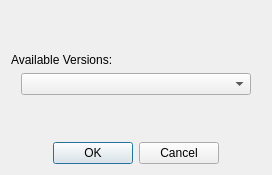
<?xml version="1.0" encoding="UTF-8"?>
<ui version="4.0">
 <class>VersionDialog</class>
 <widget class="QDialog" name="VersionDialog">
  <property name="windowModality">
   <enum>Qt::NonModal</enum>
  </property>
  <property name="enabled">
   <bool>true</bool>
  </property>
  <property name="geometry">
   <rect>
    <x>0</x>
    <y>0</y>
    <width>272</width>
    <height>175</height>
   </rect>
  </property>
  <property name="windowTitle">
   <string>Select PeakInvestigator version...</string>
  </property>
  <layout class="QGridLayout" name="gridLayout">
   <item row="4" column="0">
    <layout class="QHBoxLayout" name="horizontalLayout">
     <item>
      <spacer name="horizontalSpacer_left">
       <property name="orientation">
        <enum>Qt::Horizontal</enum>
       </property>
       <property name="sizeType">
        <enum>QSizePolicy::Minimum</enum>
       </property>
       <property name="sizeHint" stdset="0">
        <size>
         <width>10</width>
         <height>20</height>
        </size>
       </property>
      </spacer>
     </item>
     <item>
      <widget class="QComboBox" name="comboBox">
       <property name="enabled">
        <bool>true</bool>
       </property>
      </widget>
     </item>
     <item>
      <spacer name="horizontalSpacer_right">
       <property name="orientation">
        <enum>Qt::Horizontal</enum>
       </property>
       <property name="sizeType">
        <enum>QSizePolicy::Minimum</enum>
       </property>
       <property name="sizeHint" stdset="0">
        <size>
         <width>10</width>
         <height>20</height>
        </size>
       </property>
      </spacer>
     </item>
    </layout>
   </item>
   <item row="6" column="0">
    <widget class="QDialogButtonBox" name="buttonBox">
     <property name="enabled">
      <bool>true</bool>
     </property>
     <property name="orientation">
      <enum>Qt::Horizontal</enum>
     </property>
     <property name="standardButtons">
      <set>QDialogButtonBox::Cancel|QDialogButtonBox::Ok</set>
     </property>
     <property name="centerButtons">
      <bool>true</bool>
     </property>
    </widget>
   </item>
   <item row="2" column="0">
    <layout class="QHBoxLayout" name="horizontalLayout_2">
     <item>
      <widget class="QLabel" name="label">
       <property name="text">
        <string>Available Versions:</string>
       </property>
      </widget>
     </item>
    </layout>
   </item>
   <item row="5" column="0">
    <spacer name="verticalSpacer_2">
     <property name="orientation">
      <enum>Qt::Vertical</enum>
     </property>
     <property name="sizeType">
      <enum>QSizePolicy::MinimumExpanding</enum>
     </property>
     <property name="sizeHint" stdset="0">
      <size>
       <width>20</width>
       <height>20</height>
      </size>
     </property>
    </spacer>
   </item>
   <item row="0" column="0">
    <spacer name="verticalSpacer">
     <property name="orientation">
      <enum>Qt::Vertical</enum>
     </property>
     <property name="sizeType">
      <enum>QSizePolicy::MinimumExpanding</enum>
     </property>
     <property name="sizeHint" stdset="0">
      <size>
       <width>20</width>
       <height>20</height>
      </size>
     </property>
    </spacer>
   </item>
  </layout>
 </widget>
 <resources/>
 <connections>
  <connection>
   <sender>buttonBox</sender>
   <signal>accepted()</signal>
   <receiver>VersionDialog</receiver>
   <slot>accept()</slot>
   <hints>
    <hint type="sourcelabel">
     <x>248</x>
     <y>254</y>
    </hint>
    <hint type="destinationlabel">
     <x>157</x>
     <y>274</y>
    </hint>
   </hints>
  </connection>
  <connection>
   <sender>buttonBox</sender>
   <signal>rejected()</signal>
   <receiver>VersionDialog</receiver>
   <slot>reject()</slot>
   <hints>
    <hint type="sourcelabel">
     <x>316</x>
     <y>260</y>
    </hint>
    <hint type="destinationlabel">
     <x>286</x>
     <y>274</y>
    </hint>
   </hints>
  </connection>
 </connections>
</ui>
